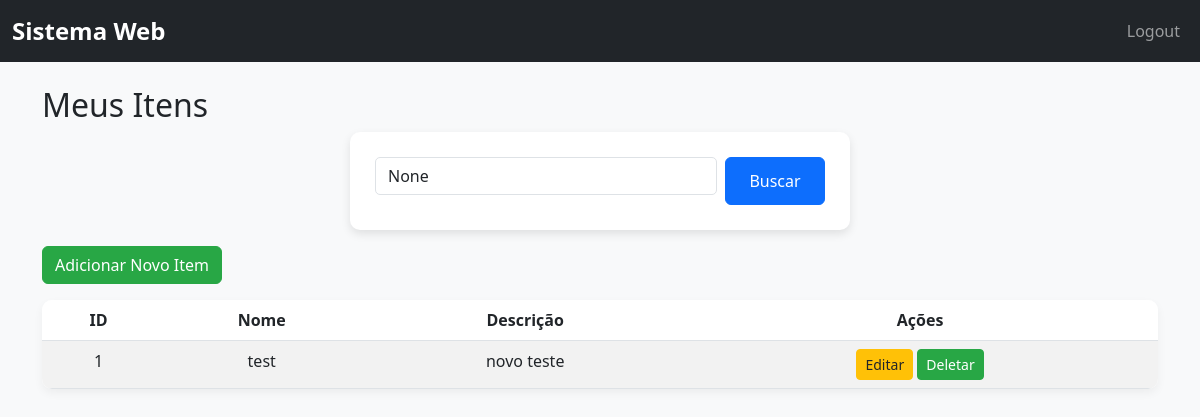
The page / (signed in) on the database as committed earlier.
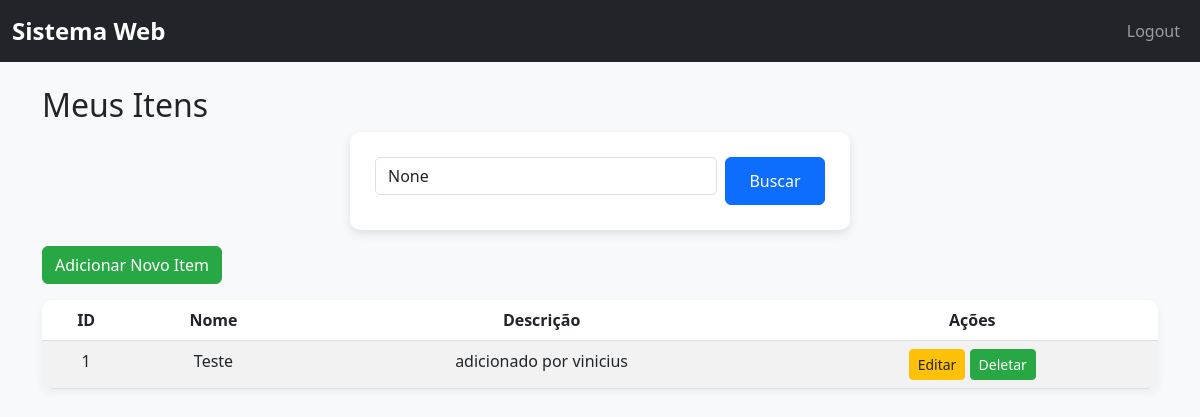
The same page on the database as committed later.
### app.py (models this page shows)
class Item(db.Model):
    id = db.Column(db.Integer, primary_key=True)
    name = db.Column(db.String(100), nullable=False)
    description = db.Column(db.String(200), nullable=True)
    user_id = db.Column(db.Integer, db.ForeignKey('user.id'))

### app.py (the view)
@app.route('/')
@login_required
def index():
    search = request.args.get('search')
    if search:
        items = Item.query.filter(Item.user_id==current_user.id, Item.name.contains(search)).all()
    else:
        items = Item.query.filter_by(user_id=current_user.id).all()
    return render_template('index.html', items=items)

### app.py (called while the page is built)
@login_manager.user_loader
def load_user(user_id):
    return User.query.get(int(user_id))

### templates/index.html (shortened to what this page needs)
{% extends "base.html" %}
{% block content %}
<h2>Meus Itens</h2>
<form method="get" class="d-flex mb-3">
  <input type="text" class="form-control me-2" name="search" placeholder="Pesquisar..." value="{{ request.args.get('search') }}">
  <button type="submit" class="btn btn-primary">Buscar</button>
</form>
<a href="{{ url_for('add_item') }}" class="btn btn-success mb-3">Adicionar Novo Item</a>
<table class="table table-striped">
  <thead>
    <tr>
      <th>ID</th>
      <th>Nome</th>
      <th>Descrição</th>
      <th>Ações</th>
    </tr>
  </thead>
  <tbody>
    {% for item in items %}
    <tr>
      <td>{{ item.id }}</td>
      <td>{{ item.name }}</td>
      <td>{{ item.description }}</td>
      <td>
        <a href="{{ url_for('edit_item', id=item.id) }}" class="btn btn-warning btn-sm">Editar</a>
        <a href="{{ url_for('delete_item', id=item.id) }}" class="btn btn-danger btn-sm" onclick="return confirm('Tem certeza?');">Deletar</a>
      </td>
    </tr>
    {% else %}
    <tr>
      <td colspan="4" class="text-center">Nenhum item encontrado.</td>
    </tr>
    {% endfor %}
  </tbody>
</table>
{% endblock %}

### templates/base.html (shortened to what this page needs)
<!DOCTYPE html>
<html lang="pt-br">
<head>
    <link href="https://cdn.jsdelivr.net/npm/bootstrap@5.3.0/dist/css/bootstrap.min.css" rel="stylesheet">
    <link rel="stylesheet" href="{{ url_for('static', filename='css/style.css') }}">
</head>
<body>
<nav class="navbar navbar-expand-lg navbar-dark bg-dark">
  <div class="container-fluid">
    <a class="navbar-brand" href="{{ url_for('index') }}">Sistema Web</a>
    <div class="collapse navbar-collapse">
      <ul class="navbar-nav ms-auto">
        {% if current_user.is_authenticated %}
        <li class="nav-item">
          <a class="nav-link" href="{{ url_for('logout') }}">Logout</a>
        </li>
        {% endif %}
      </ul>
    </div>
  </div>
</nav>
<div class="container mt-4">
    {% block content %}{% endblock %}
</div>
</body>
</html>

### static/css/style.css (style rules this page uses)
body { font-family: 'Segoe UI', Tahoma, Geneva, Verdana, sans-serif; background-color: #f8f9fa; color: #212529; padding-bottom: 50px; }
.navbar-brand { font-weight: bold; font-size: 1.5rem; }
.nav-link { font-weight: 500; }
form { max-width: 500px; margin: auto; background: #ffffff; padding: 25px; border-radius: 10px; box-shadow: 0 4px 10px rgba(0,0,0,0.1); }
input[type="text"], input[type="password"] { border-radius: 5px; }
button { min-width: 100px; }
table { background-color: #ffffff; border-radius: 10px; overflow: hidden; box-shadow: 0 4px 10px rgba(0,0,0,0.05); }
th { background-color: #0d6efd; color: #fff; }
td, th { padding: 12px 15px; text-align: center; }
.btn-success { background-color: #28a745; border-color: #28a745; }
.btn-primary { background-color: #0d6efd; border-color: #0d6efd; }
.btn-warning { background-color: #ffc107; border-color: #ffc107; color: #212529; }
.btn-danger { background-color: #28a745; border-color: #28a745; }
input.form-control { margin-bottom: 10px; }

Rows that differ between the two databases and show on the page:
changed Item id 1: name "test" → "Teste"; description "novo teste" → "adicionado por vinicius"
